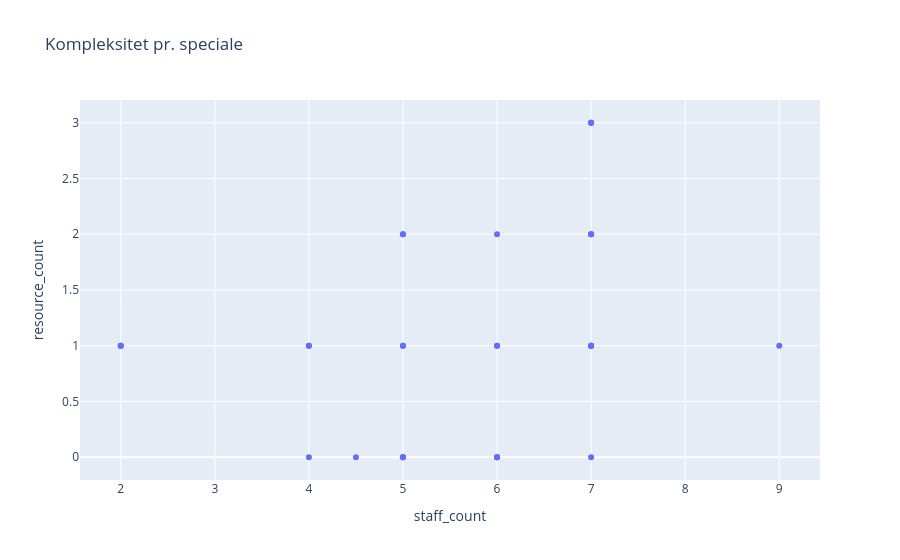

Here is the notebook cell this chart was saved with:
### Code cell
fig = px.scatter(
    complexity.reset_index(),
    x="staff_count",
    y="resource_count",
    hover_name="Speciale",
    title="Kompleksitet pr. speciale"
)

fig.show()

### Figure 1 — Plotly figure (JSON) as saved in the notebook; plotly's stock layout.template omitted (floating-point values rounded to 4 significant figures)
{"data": [{"hovertemplate": "<b>%{hovertext}</b><br><br>staff_count=%{x}<br>resource_count=%{y}<extra></extra>", "hovertext": ["Brystkirurgi", "Alloplastik", "Kirurgi", "Urologi", "Tumorortopædi", "Tand- mund- og kæbekirurgi", "Rygkirurgi", "Ortopædkirurgi", "Neurokirurgi", "Øre-næse-hals", "Børneortopædi", "Gynækologi", "Hjertekirurgi", "Børnekirurgi", "Traumeortopædi", "Thoraxkirurgi", "Gynækologi-obstetrik", "Obstetrik", "Onkologi", "Pædiatri", "Hæmatologi-Onkologi pædiatrisk", "Neurologi", "Håndkirurgi", "Lungesygdomme", "Karkirurgi", "Hæmatologi", "Plastikkirurgi", "Medicinsk gastroenterologi", "Øjenkirurgi", "Kardiologi", "Anæstesiologi", "Nefrologi"], "legendgroup": "", "marker": {"color": "#636efa", "symbol": "circle"}, "mode": "markers", "name": "", "orientation": "v", "showlegend": false, "type": "scatter", "x": [9.0, 7.0, 7.0, 7.0, 7.0, 7.0, 7.0, 7.0, 7.0, 7.0, 7.0, 7.0, 6.0, 6.0, 6.0, 6.0, 6.0, 6.0, 5.0, 5.0, 5.0, 5.0, 5.0, 5.0, 5.0, 4.5, 4.0, 4.0, 4.0, 2.0, 2.0, 2.0], "xaxis": "x", "y": [1.0, 2.0, 1.0, 1.0, 3.0, 2.0, 3.0, 1.0, 1.0, 3.0, 2.0, 0.0, 1.0, 0.0, 1.0, 2.0, 0.0, 0.0, 1.0, 0.0, 0.0, 0.0, 2.0, 1.0, 2.0, 0.0, 1.0, 1.0, 0.0, 1.0, 1.0, 1.0], "yaxis": "y"}], "layout": {"legend": {"tracegroupgap": 0}, "title": {"text": "Kompleksitet pr. speciale"}, "xaxis": {"anchor": "y", "domain": [0, 1], "title": {"text": "staff_count"}}, "yaxis": {"anchor": "x", "domain": [0, 1], "title": {"text": "resource_count"}}}}
